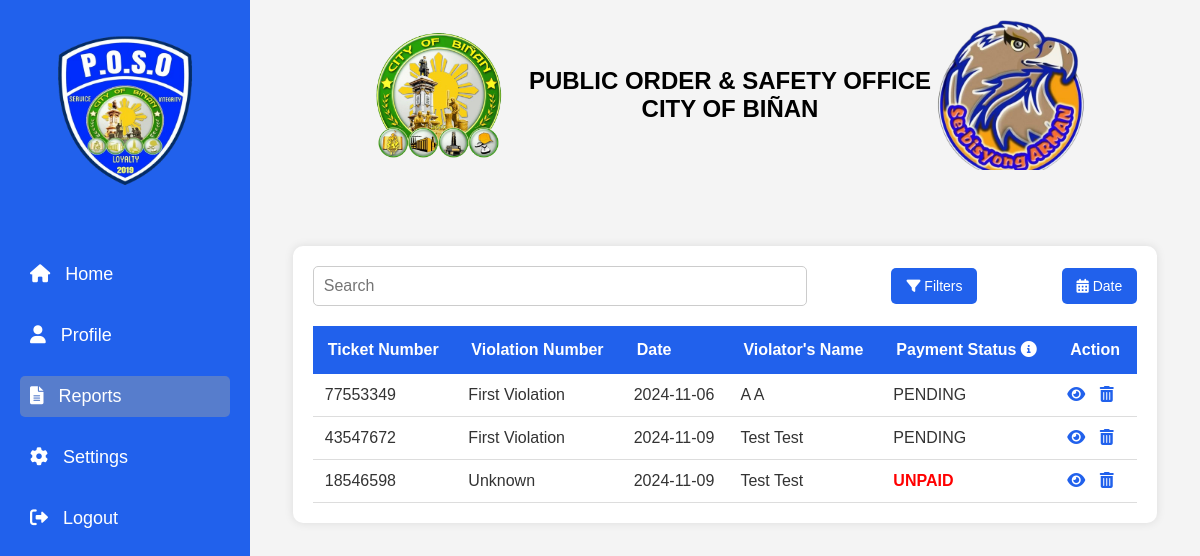
Page /admin/report.php (signed in) on the committed database.
### tables this page shows
CREATE TABLE `report` (
  `ID` int(11) NOT NULL,
  `ticket_number` varchar(8) DEFAULT NULL,
  `first_name` varchar(100) DEFAULT NULL,
  `middle_name` varchar(100) DEFAULT NULL,
  `last_name` varchar(100) DEFAULT NULL,
  `dob` date DEFAULT NULL,
  `address` varchar(255) DEFAULT NULL,
  `license` varchar(50) DEFAULT NULL,
  `confiscated` enum('yes','no') NOT NULL,
  `violation_date` date DEFAULT NULL,
  `violation_time` time DEFAULT NULL,
  `street` varchar(100) DEFAULT NULL,
  `plate_number` varchar(20) DEFAULT NULL,
  `city` varchar(100) DEFAULT NULL,
  `registration` varchar(100) DEFAULT NULL,
  `vehicle_type` varchar(50) DEFAULT NULL,
  `vehicle_owner` varchar(100) DEFAULT NULL,
  `created_at` timestamp NOT NULL DEFAULT current_timestamp()
);

### admin/report.php (the view, shortened to what this page needs)
<?php
include 'connection.php';
$stmt = $conn->prepare("
    SELECT
        r.ticket_number,
        r.violation_date,
        r.first_name,
        r.last_name,
        COALESCE(v.STATUS, v2.STATUS, v3.STATUS) AS payment_status,
        CASE
            WHEN v.ticket_number IS NOT NULL THEN 'First Violation'
            WHEN v2.ticket_number IS NOT NULL THEN 'Second Violation'
            WHEN v3.ticket_number IS NOT NULL THEN 'Third Violation'
            ELSE 'Unknown'
        END AS violation_level
    FROM
        report AS r
    LEFT JOIN
        violation AS v ON r.ticket_number = v.ticket_number
    LEFT JOIN
        2_violation AS v2 ON r.ticket_number = v2.ticket_number
    LEFT JOIN
        3_violation AS v3 ON r.ticket_number = v3.ticket_number
");
$stmt->execute();
$reports = $stmt->fetchAll(PDO::FETCH_ASSOC);
?>
<!DOCTYPE html>
<html lang="en">
<head>
    <link rel="stylesheet" href="/POSO/admin/css/d_style.css">
    <link rel="stylesheet" href="https://cdnjs.cloudflare.com/ajax/libs/font-awesome/6.0.0-beta3/css/all.min.css">
</head>
<body>
    <div class="sidebar">
        <div class="logo">
            <img src="/POSO/images/right.png" alt="POSO Logo">
        </div>
        <ul>
            <li><a href="dashboard.php"><i class="fas fa-home"></i> Home</a></li>
            <li><a href="#"><i class="fas fa-user"></i> Profile</a></li>
            <li><a href="report.php" class="active"><i class="fas fa-file-alt"></i> Reports</a></li>
            <li><a href="#"><i class="fas fa-cog"></i> Settings</a></li>
            <li><a href="logout.php"><i class="fas fa-sign-out-alt"></i> Logout</a></li>
        </ul>
    </div>
    <div class="main-content">
        <header>
            <img src="/POSO/images/left.png" alt="City Logo">
            <h1>PUBLIC ORDER & SAFETY OFFICE<br>CITY OF BIÑAN</h1>
            <img src="/POSO/images/arman.png" alt="POSO Logo">
        </header>
        <br><br>
        <div class="report-container">
            <div class="search-filter">
                <input type="text" placeholder="Search">
                <button><i class="fas fa-filter"></i> Filters</button>
                <button><i class="fas fa-calendar-alt"></i> Date</button>
            </div>
            <table>
                <thead>
                    <tr>
                        <th>Ticket Number</th>
                        <th>Violation Number</th>
                        <th>Date</th>
                        <th>Violator's Name</th>
                        <th>Payment Status
                            <span class="tooltip">
                                <i class="fas fa-info-circle"></i>
                            </span>
                        </th>
                        <th>Action</th>
                    </tr>
                </thead>
                <tbody>
                    <?php
                    foreach ($reports as $report) {
                        $violatorName = $report['first_name'] . ' ' . $report['last_name'];
                        $paymentStatus = $report['payment_status'] ? strtoupper($report['payment_status']) : 'UNPAID';
                        echo "<tr>
                                <td>{$report['ticket_number']}</td>
                                <td>{$report['violation_level']}</td>
                                <td>{$report['violation_date']}</td>
                                <td>{$violatorName}</td>
                                <td class='".strtolower($paymentStatus)."'>{$paymentStatus}</td>
                                <td>
                                    <a href='sm.php?ticket_number={$report['ticket_number']}'><i class='fas fa-eye'></i></a>
                                    <a href='del_rec.php'><i class='fas fa-trash-alt'></i></a>
                                </td>
                              </tr>";
                    }
                    ?>
                </tbody>
            </table>
        </div>
    </div>
</body>
</html>

### admin/css/d_style.css (style rules this page uses)
* { margin: 0; padding: 0; box-sizing: border-box; }
body { font-family: Arial, sans-serif; display: flex; }
.sidebar { width: 250px; background-color: #2161EC; height: 100vh; padding: 20px; }
.sidebar .logo { text-align: center; margin-bottom: 50px; }
.sidebar .logo img { width: 180px; height: auto; }
.sidebar ul { list-style: none; }
.sidebar ul li { margin: 20px 0; }
.sidebar ul li a { color: #fff; text-decoration: none; display: block; padding: 10px; font-size: 18px; }
.sidebar ul li a.active { background-color: #577dcc; border-radius: 5px; }
.sidebar ul li a i { margin-right: 10px; }
.main-content { flex-grow: 1; padding: 20px; background-color: #f4f4f4; }
header { text-align: center; margin-bottom: 20px; }
header img { height: 150px; vertical-align: middle; }
header h1 { display: inline-block; font-size: 24px; margin-left: 10px; vertical-align: middle; }
.report-container { margin: 20px auto; width: 95%; background-color: #fff; border-radius: 10px; box-shadow: 0 0 10px rgba(0, 0, 0, 0.1); padding: 20px; }
.search-filter { display: flex; justify-content: space-between; align-items: center; margin-bottom: 20px; }
.search-filter input[type="text"] { width: 60%; padding: 10px; font-size: 16px; border: 1px solid #ccc; border-radius: 5px; }
.search-filter button { background-color: #2161EC; color: white; border: none; padding: 10px 15px; font-size: 14px; border-radius: 5px; cursor: pointer; margin-left: 5px; }
table { width: 100%; border-collapse: collapse; font-size: 16px; }
thead th { background-color: #2161EC; color: #fff; padding: 15px; text-align: left; font-weight: bold; }
tbody td { padding: 12px; border-bottom: 1px solid #ddd; color: #333; }
td.unpaid { color: red; font-weight: bold; }
td a { color: #2161EC; text-decoration: none; margin-right: 10px; }
.tooltip { position: relative; display: inline-block; cursor: pointer; }

### rows in the picture
report: ticket_number "77553349", violation_level "First Violation", violation_date "2024-11-06", violatorName "A A", paymentStatus "PENDING"
report: ticket_number "43547672", violation_level "First Violation", violation_date "2024-11-09", violatorName "Test Test", paymentStatus "PENDING"
report: ticket_number "18546598", violation_level "Unknown", violation_date "2024-11-09", violatorName "Test Test", paymentStatus "UNPAID"
